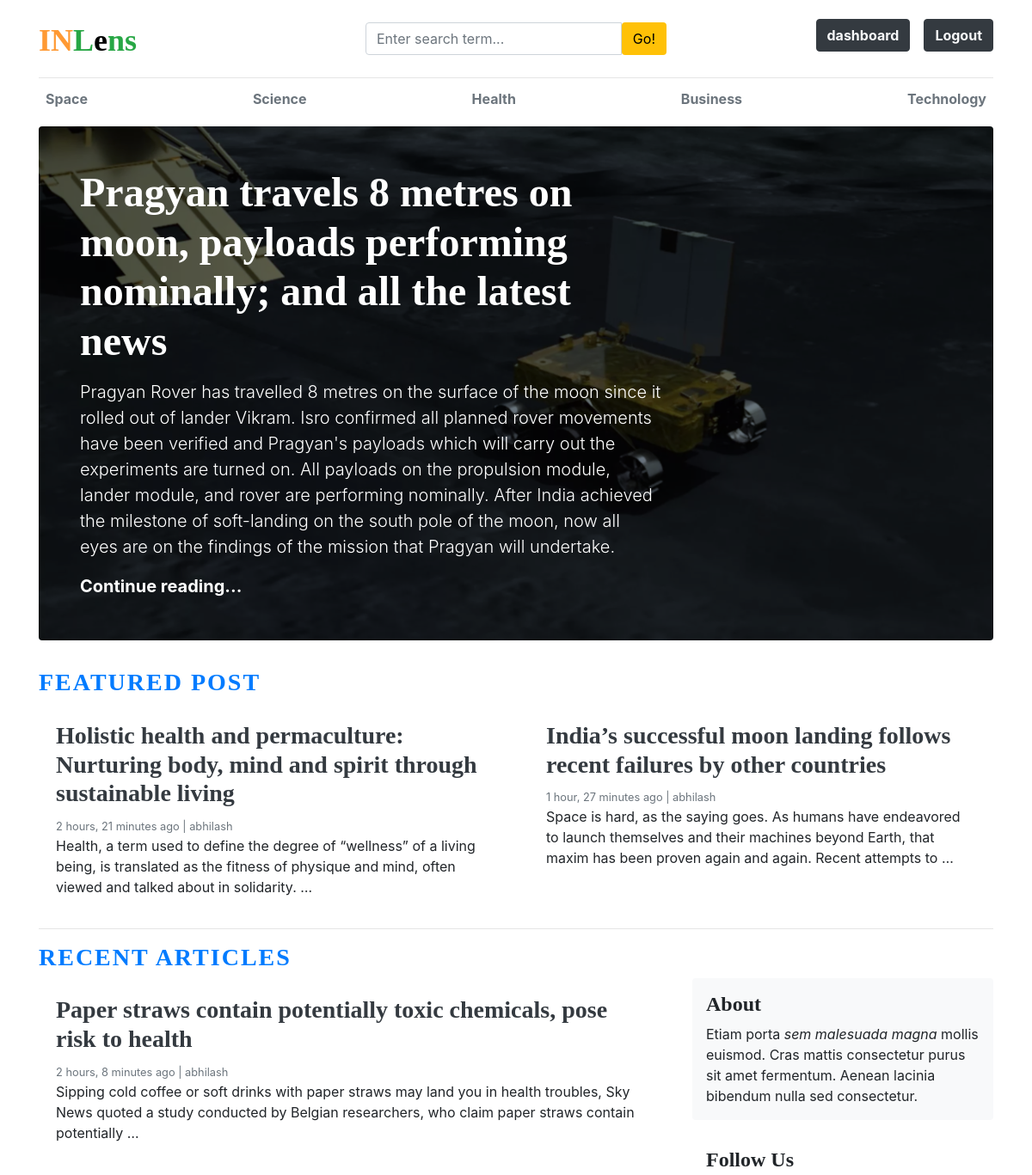
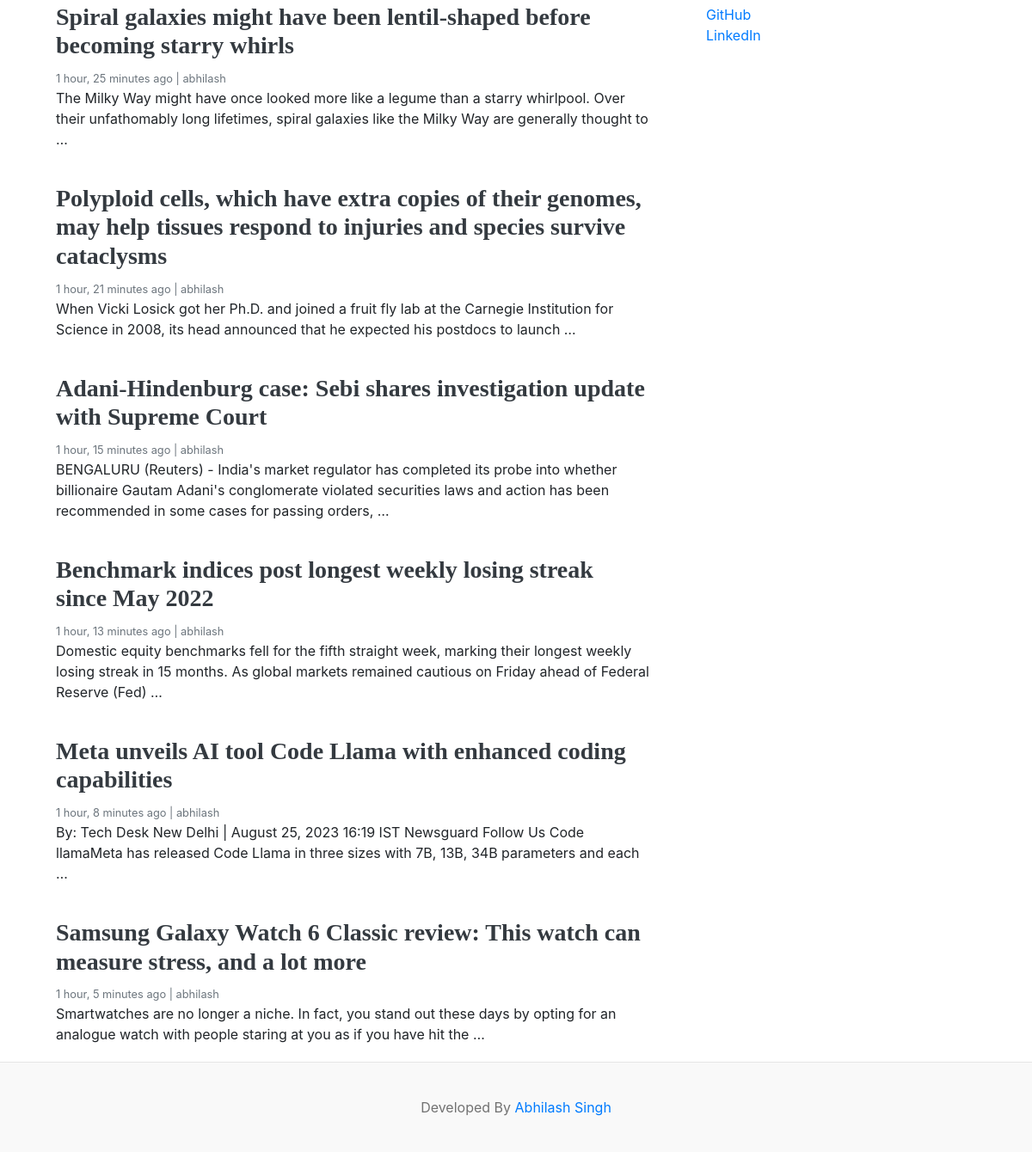
Page / (signed in) on the committed database (2 pictures, top to bottom).
### blogs/models.py (models this page shows, shortened)
class Category(models.Model):
    category_name = models.CharField(max_length=200, unique=True)
    created_at = models.DateTimeField(auto_now_add=True)
    updated_at = models.DateTimeField(auto_now=True)
    class Meta: # to correct the spelling of categories changing the metadata.
        verbose_name_plural = 'categories'

class Blog(models.Model):
    title =  models.CharField(max_length=1000)
    slug = models.SlugField(max_length=1000, unique=True, blank=True)
    category = models.ForeignKey(Category, on_delete=models.CASCADE) # means when we delete the category then the blog post of that category also will deleted.
    author = models.ForeignKey(User, on_delete=models.CASCADE) # if user delete then all blog also get deleted.
    featured_image = models.ImageField(upload_to='upload/%y/%m/%d', height_field=None, width_field=None, max_length=None)
    short_description = models.TextField(max_length= 2000, blank = True)
    blog_body = models.TextField(max_length= 2000, blank = True)
    status = models.CharField(max_length=20,choices=STATUS_CHOICES, default='Draft')
    is_featured = models.BooleanField(default=False)
    created_at = models.DateTimeField(auto_now_add=True)
    updated_at = models.DateTimeField(auto_now=True)

### assignments/models.py (models this page shows, shortened)
class SocialLink(models.Model):
    platform = models.CharField(max_length=25)
    link = models.URLField(max_length=100)
    created_at = models.DateTimeField(auto_now_add=True)
    updated_at = models.DateTimeField(auto_now=True)

### blog_main/views.py (the view)
# urls.py: 2. Add a URL to urlpatterns:  path('', views.home, name='home')
def home(request):
    categories = Category.objects.all()
    featured_posts = Blog.objects.filter(is_featured=True,status='Published')
    posts = Blog.objects.filter(is_featured=False,status='Published')
    try:
        about = About.objects.get()
    except:
        about = None
    context = {
        'categories': categories,
        'featured_posts':featured_posts,
        'posts': posts,
        'about': about,
    }
    return render(request,'home.html',context)

### blogs/context_processors.py (called while the page is built)
def get_categories(request):
    categories = Category.objects.all()
    return dict(categories=categories)

def get_social_links(request):
    social_links = SocialLink.objects.all()
    return dict(social_links=social_links)

### templates/home.html (shortened to what this page needs)
{% extends 'base.html' %}
{% block content %}
{% for post in featured_posts %}
{% if forloop.first %}
<div class="jumbotron p-3 p-md-5 text-white rounded bg-dark" style="background-image: url({{post.featured_image.url  }}) ;background-blend-mode: overlay;background-size:cover;">
    <div class="col-md-8 px-0">
      <h1 class="display-4 font-weight-bold">{{ post.title }}</h1>
      <p class="lead my-3"> {{ post.short_description | safe }}</p>
      <p class="lead mb-0"><a href="{% url 'blogs' post.slug %}" class="text-white font-weight-bold">Continue reading...</a></p>
    </div>
  </div>
{% endif %}
{% endfor %}
 <h3 class="text-uppercase text-primary font-weight-bold" style="letter-spacing: 2px;">Featured Post</h3>
  <div class="row mb-2">
    {% for post in featured_posts %}
    {% if not forloop.first %}
    <div class="col-md-6">
      <div class="card border-0" >
        <div class="card-body">
          <h3><a href= "{% url 'blogs' post.slug %}" class="text-dark font-weight-bold">{{post.title}}</a></h3>
          <small class="mb-1 text-muted ">{{ post.created_at | timesince }} ago | {{ post.author }}</small>
          <p class="card-text">{{post.short_description | safe | truncatewords:30}}</p>
        </div>
      </div>
    </div>
    {% endif %}
    {% endfor %}
  </div>
  <hr>
  <h3 class="text-uppercase text-primary font-weight-bold" style="letter-spacing: 2px;">Recent Articles </h3>
  <div class="row">
    <div class="col-md-8 blog-main">
    {% if posts %}
    {% for post in posts %}
      <div class="card border-0" >
        <div class="card-body">
          <h3><a href= "{% url 'blogs' post.slug %}" class="text-dark font-weight-bold">{{post.title}}</a></h3>
          <small class="mb-1 text-muted">{{ post.created_at | timesince }} ago | {{ post.author }}</small>
          <p class="card-text">{{post.short_description | truncatewords:30 |safe  }}</p>
        </div>
    </div>
    {% endfor %}
    {% endif %}
      </div>
      <aside class="col-md-4 blog-sidebar">
        <div class="p-3 mb-3 bg-light rounded">
          <h4 class="font-weight-bold">About</h4>
          <p class="mb-0">Etiam porta <em>sem malesuada magna</em> mollis euismod. Cras mattis consectetur purus sit amet fermentum. Aenean lacinia bibendum nulla sed consectetur.</p>
        </div>
        {% if social_links %}
        <div class="p-3">
          <h4 class="font-weight-bold">Follow Us</h4>
          <ol class="list-unstyled">
            {% for i in social_links%}
            <li><a href="{{i.link}}" target='_blank'>{{i.platform}}</a></li>
            {% endfor %}
          </ol>
        </div>
        {% endif %}
      </aside>
    </div>
</div>
{% endblock %}

### templates/base.html (shortened to what this page needs)
{% load static %}
<!DOCTYPE html>
<html lang="en">
<head>
    <link href="https://getbootstrap.com/docs/4.0/dist/css/bootstrap.min.css" rel="stylesheet">
    <link href="https://applesocial.s3.amazonaws.com/assets/styles/fonts/sanfrancisco/sanfranciscodisplay-regular-webfont.woff" rel="stylesheet">
    <link href="{% static 'css/blog.css' %}" rel="stylesheet">
    <link rel="stylesheet" href="https://cdnjs.cloudflare.com/ajax/libs/font-awesome/4.7.0/css/font-awesome.min.css">
  </head>
<body>
    <div class="container">
      <header class="blog-header py-3">
        <div class="row flex-nowrap justify-content-between align-items-center">
          <div class="col-4 pt-1">
            <a class="blog-header-logo text-success font-weight-bold" href="/"><b style="color:#FF9933">IN</b>L<b style="color:black">e</b>ns</a>
          </div>
          <div class="col-4">
            <form action="{% url 'search' %}" method='GET'>
              <div class="input-group">
                <input class="form-control" type="text" name="keyword" value="{{keyword}}" placeholder="Enter search term..." aria-label="Enter search term..." aria-describedby="button-search" />
                <button type="submit" class="btn bg-warning" id="button-search" type="button">Go!</button>
            </div>
          </form>
        </div>
          <div class="col-4 d-flex justify-content-end align-items-center">
            {% if not user.is_authenticated %}
            <a class="btn btn-dark text-light float-right mb-2  font-weight-bold" href="{% url 'login' %}">Login</a> &nbsp;
            <a class="btn btn-dark text-light float-right mb-2 font-weight-bold" href="{% url 'register' %}">Register</a>
            {% else %}
            <span><a class="btn btn-dark text-light float-right mb-2  font-weight-bold " href="{% url 'dashboard'%}">dashboard</a></span>
            <span><a class ="btn btn-dark text-light float-right mb-2 font-weight-bold" href="{% url 'logout' %}">Logout</a></span>
            {% endif %}
          </div>
        </div>
      </header>
      <div class="nav-scroller py-1 mb-2">
        <nav class="nav d-flex justify-content-between">
          {% for cat in categories %}
          <a class="p-2 text-muted font-weight-bold" href="{% url 'posts_by_category' cat.id%}">{{cat.category_name}}</a>
          {% endfor %}
        </nav>
      </div>
{% block content %}
{% endblock %}
<footer class="blog-footer">
    <p>Developed By <a href="#">Abhilash Singh</a></p>
  </footer>
  </body>
  </html>

### blog_main/static/css/blog.css (style rules this page uses)
.blog-header { border-bottom: 1px solid #e5e5e5; }
.blog-header-logo { font-family: "Playfair Display", Georgia, "Times New Roman", serif; font-size: 2.25rem; }
h1, h2, h3, h4, h5, h6 { font-family: "Playfair Display", Georgia, "Times New Roman", serif; }
.display-4 { font-size: 2.5rem; }
@media (min-width: 768px) { .display-4 { font-size: 3rem; } }
.blog-footer { padding: 2.5rem 0; color: #727272; text-align: center; background-color: #f9f9f9; border-top: .05rem solid #e5e5e5; }
.blog-footer p:last-child { margin-bottom: 0; }

### rows in the picture
Category: category_name "Space"
Category: category_name "Science"
Category: category_name "Health"
Category: category_name "Business"
Category: category_name "Technology"
Blog: featured_image (picture), title "Pragyan travels 8 metres on moon, payloads performing nominally; and all the latest news", short_description "Pragyan Rover has travelled 8 metres on the surface of the moon since it rolled out of lander Vikram. Isro confirmed all planned rover movements have been verified and Pragyan's payloads which will carry out the experiments are turned on. All payloads on the propulsion module, lander module, and rover are performing nominally. After India achieved the milestone of soft-landing on the south pole of the moon, now all eyes are on the findings of the mission that Pragyan will undertake."
Blog: title "Holistic health and permaculture: Nurturing body, mind and spirit through sustainable living", created_at "2 hours, 21 minutes", author "abhilash", short_description "Health, a term used to define the degree of “wellness” of a living being, is translated as the fitness of physique and mind, often viewed and talked about in solidarity. …"
Blog: title "India’s successful moon landing follows recent failures by other countries", created_at "1 hour, 27 minutes", author "abhilash", short_description "Space is hard, as the saying goes. As humans have endeavored to launch themselves and their machines beyond Earth, that maxim has been proven again and again. Recent attempts to …"
Blog: title "Paper straws contain potentially toxic chemicals, pose risk to health", created_at "2 hours, 8 minutes", author "abhilash", short_description "Sipping cold coffee or soft drinks with paper straws may land you in health troubles, Sky News quoted a study conducted by Belgian researchers, who claim paper straws contain potentially …"
Blog: title "Spiral galaxies might have been lentil-shaped before becoming starry whirls", created_at "1 hour, 25 minutes", author "abhilash", short_description "The Milky Way might have once looked more like a legume than a starry whirlpool. Over their unfathomably long lifetimes, spiral galaxies like the Milky Way are generally thought to …"
Blog: title "Polyploid cells, which have extra copies of their genomes, may help tissues respond to injuries and species survive cataclysms", created_at "1 hour, 21 minutes", author "abhilash", short_description "When Vicki Losick got her Ph.D. and joined a fruit fly lab at the Carnegie Institution for Science in 2008, its head announced that he expected his postdocs to launch …"
Blog: title "Adani-Hindenburg case: Sebi shares investigation update with Supreme Court", created_at "1 hour, 15 minutes", author "abhilash", short_description "BENGALURU (Reuters) - India's market regulator has completed its probe into whether billionaire Gautam Adani's conglomerate violated securities laws and action has been recommended in some cases for passing orders, …"
Blog: title "Benchmark indices post longest weekly losing streak since May 2022", created_at "1 hour, 13 minutes", author "abhilash", short_description "Domestic equity benchmarks fell for the fifth straight week, marking their longest weekly losing streak in 15 months. As global markets remained cautious on Friday ahead of Federal Reserve (Fed) …"
Blog: title "Meta unveils AI tool Code Llama with enhanced coding capabilities", created_at "1 hour, 8 minutes", author "abhilash", short_description "By: Tech Desk New Delhi | August 25, 2023 16:19 IST Newsguard Follow Us Code llamaMeta has released Code Llama in three sizes with 7B, 13B, 34B parameters and each …"
Blog: title "Samsung Galaxy Watch 6 Classic review: This watch can measure stress, and a lot more", created_at "1 hour, 5 minutes", author "abhilash", short_description "Smartwatches are no longer a niche. In fact, you stand out these days by opting for an analogue watch with people staring at you as if you have hit the …"
SocialLink: platform "GitHub"
SocialLink: platform "LinkedIn"
